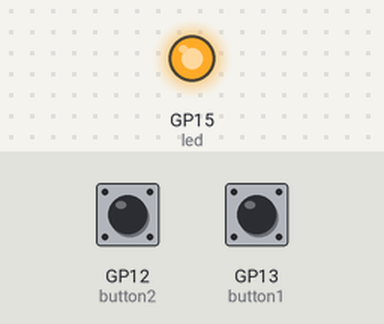
The program below on a simulated Raspberry Pi Pico running MicroPython. Shown: output pins drawn as LEDs (lit = HIGH). The inputs (shaded band) are chosen by the test bench; at power-on: GP12 (button2) LOW, GP13 (button1) LOW. Random numbers come from a fixed seed; what the program prints to the serial console is not drawn.

Above: at 0.1 s.
At 7.0 s:
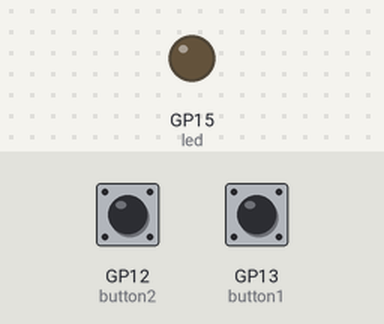
7.1 s: GP12 (button2) pulled HIGH for 0.15 s
Timing chart, 0 to 10.1 s (numbered marks = the images above; inputs shaded):
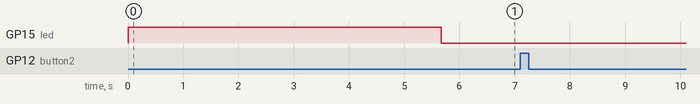

The program:

reaction_game.py
```python
import random
from machine import Pin
import time


def button_handler(pin):
    global pressed
    if not pressed:
        pressed = True
        timer_reaction = time.ticks_diff(time.ticks_ms(), timer_start)
        print(f"Your reaction time was {timer_reaction} milliseconds!")
        global fastest_button
        fastest_button = pin


led = Pin(15, Pin.OUT)
button1 = Pin(13, Pin.IN, Pin.PULL_DOWN)
button2 = Pin(12, Pin.IN, Pin.PULL_DOWN)
pressed = False
fastest_button = None

led.value(1)
time.sleep(random.uniform(5, 10))
led.value(0)
timer_start = time.ticks_ms()
button1.irq(trigger=Pin.IRQ_RISING, handler=button_handler)
button2.irq(trigger=Pin.IRQ_RISING, handler=button_handler)


while fastest_button is None:
    time.sleep(1)
    if fastest_button is button1:
        print("Right Player wins!")
    elif fastest_button is button2:
        print("Left Player wins!")
```

Measured:
- after the input at 7.1 s, every drawn part: stays the same
